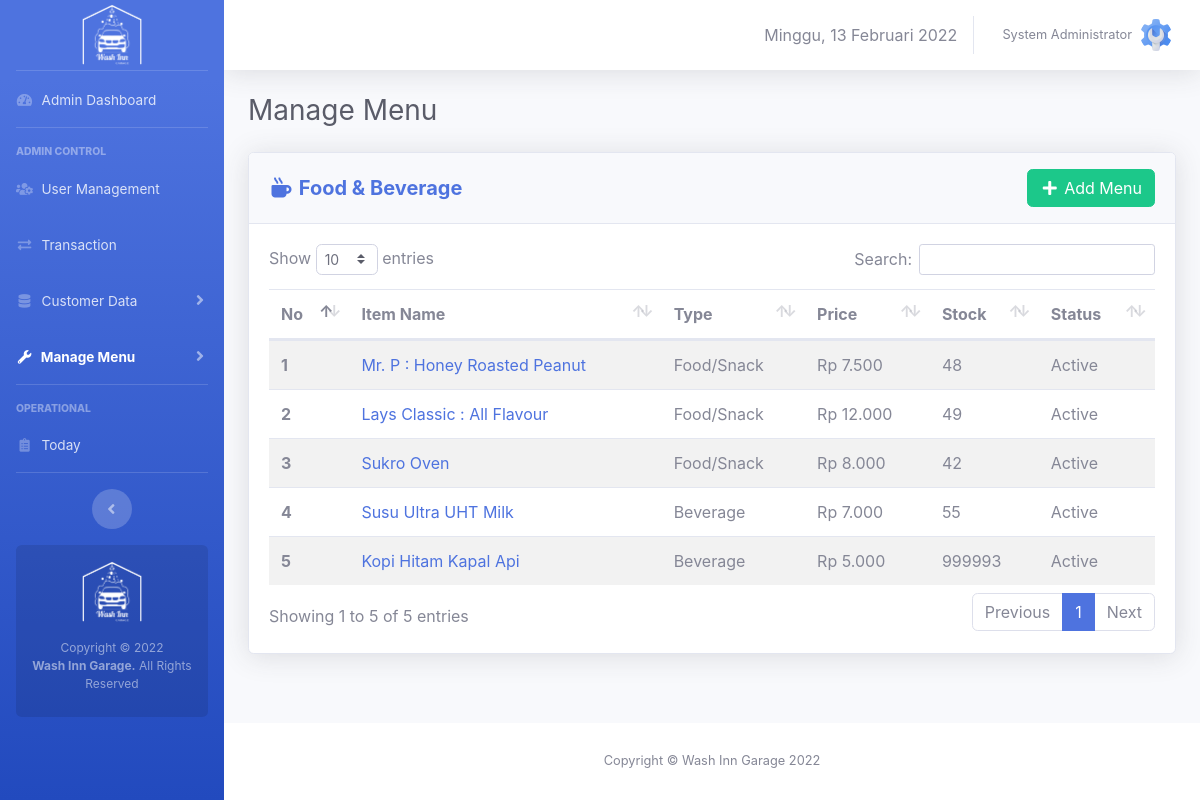
Page /admin/fnb-menu.php (signed in) on the committed database.
### tables this page shows
CREATE TABLE `users` (
  `id` int(11) NOT NULL,
  `fullname` varchar(50) NOT NULL,
  `email` varchar(50) NOT NULL,
  `phone` varchar(15) NOT NULL DEFAULT 'n/a',
  `username` varchar(50) NOT NULL,
  `role` enum('admin','operator') NOT NULL,
  `password` varchar(255) NOT NULL
);

CREATE TABLE `menus` (
  `id` int(10) NOT NULL,
  `type` enum('service','merchandise','food','beverage','promotion') NOT NULL,
  `category` enum('Car','Motorcycle') DEFAULT NULL,
  `name` varchar(50) NOT NULL,
  `price` int(20) NOT NULL,
  `image` varchar(100) DEFAULT 'no-thumbnail.jpg',
  `description` varchar(1000) DEFAULT NULL,
  `stock` int(10) DEFAULT NULL,
  `poin` int(11) NOT NULL,
  `status` enum('active','inactive','out of stock') NOT NULL
);

### core/init.php (called while the page is built, shortened)
<?php
if (!empty($_SERVER['HTTPS']) && ('on' == $_SERVER['HTTPS'])) {
  $home = 'https://';
} else {
  $home = 'http://';
}
$home   .= $_SERVER['HTTP_HOST'] . '/washinngarage';
$assets  = $home . '/assets';

### admin/admin-only.php (called while the page is built)
<?php
require_once '../core/init.php';
if (isset($_SESSION['wig_user'])) {
    $username = $_SESSION['wig_user'];
    if (checkRole($username) != 'admin') {
        header("Location: " . $home . "/operator/");
    }
} else {
    header("Location: " . $home . "/login.php");
}
$current_user = $_SESSION['wig_user']
?>

### core/user.php (called while the page is built, shortened)
<?php
function checkRole($username)
{
	global $link;
	$username = mysqli_real_escape_string($link, $username);
	$query = "SELECT role FROM users WHERE username = '$username'";
	$result = mysqli_query($link, $query);
	$data 	= mysqli_fetch_assoc($result);
	return $data['role'];
}
function getUserByUsername($username)
{
	global $link;
	$username = mysqli_real_escape_string($link, $username);
	$query = "SELECT * FROM users WHERE username = '$username'";
	$result = mysqli_query($link, $query);
	$data = mysqli_fetch_assoc($result);
	return $data;
}

### admin/fnb-menu.php (the view, shortened to what this page needs)
<?php
require_once 'admin-only.php';
$i = 1;
$query_getFnB = "SELECT * FROM menus WHERE type = 'food' OR type = 'beverage'";
$execute_getFnB = mysqli_query($link, $query_getFnB);
?>
<!DOCTYPE html>
<html>
<head>
  <link rel="stylesheet" type="text/css" href="<?= $assets ?>/css/sb-admin-2.min.css">
  <link href="<?= $assets ?>/vendor/fontawesome-free/css/all.min.css" rel="stylesheet" type="text/css">
  <link href="<?= $assets ?>/vendor/datatables/dataTables.bootstrap4.min.css" rel="stylesheet">
</head>
<body class="page-top">
  <div id="wrapper">
    <?php require_once 'view-template/sidebar.php'; ?>
    <div id="content-wrapper" class="d-flex flex-column">
      <div id="content">
        <?php require_once 'view-template/topbar.php'; ?>
        <div class="container-fluid">
          <div class="d-sm-flex align-items-center justify-content-between mb-4">
            <h1 class="h3 mb-0 text-gray-800">Manage Menu </h1>
          </div>
          <div class="row">
            <div class="col-xl-12 col-lg-12" id="panelUtama">
              <div class="card shadow mb-4">
                <div class="card-header py-3 d-flex flex-row align-items-center justify-content-between">
                  <h5 class="m-0 font-weight-bold text-primary"><i class="fas fa-mug-hot fa-fw"></i> Food & Beverage</h5>
                  <a data-toggle="modal" data-target="#addMenuModal" class="btn btn-success"><i class="fas fa-plus fa-fw"></i> Add Menu</a>
                </div>
                <div class="card-body">
                  <table class="table table-striped" id="services">
                    <thead>
                      <tr>
                        <th scope="col">No</th>
                        <th scope="col">Item Name</th>
                        <th scope="col">Type</th>
                        <th scope="col">Price</th>
                        <th scope="col">Stock</th>
                        <th scope="col">Status</th>
                      </tr>
                    </thead>
                    <tbody>
                      <?php while ($fnb = mysqli_fetch_assoc($execute_getFnB)) {
                        $status = ($fnb['status'] == 'active') ? 'Active' : 'Inactive';
                        if ($fnb['type'] == 'food') {
                          $type = 'Food/Snack';
                        } elseif ($fnb['type'] == 'beverage') {
                          $type = 'Beverage';
                        }
                        $price = 'Rp ' . number_format($fnb['price'], 0, ',', '.')
                      ?>
                        <tr onclick="openDetail('<?= $fnb['image'] . '\',\'' . $fnb['name'] . '\',\'' . $type . '\',\'' . $fnb['stock'] . '\',\'' . $price . '\',\'' . $status . '\',\'' . $fnb['description'] . '\',\'' . $fnb['id'] . '\',\'' . $fnb['price'] . '\',\'' . $fnb['poin'] ?>')">
                          <th scope="row"><?= $i ?></th>
                          <td><a href="#" class="text-decoration-none"><?= $fnb['name'] ?></a></td>
                          <td><?= $type ?></td>
                          <td><?= $price ?></td>
                          <td><?= $fnb['stock'] ?></td>
                          <td><?= $status ?></td>
                        </tr>
                      <?php $i++;
                      } ?>
                    </tbody>
                  </table>
                </div>
              </div>
            </div>
          </div>
        </div>
      </div>
      <?php require_once "view-template/footer.php" ?>
    </div>
  </div>
</body>
</html>

### admin/view-template/topbar.php (shortened to what this page needs)
<?php
$userdetail = getUserByUsername($current_user);
?>
<nav class="navbar navbar-expand navbar-light bg-white topbar mb-4 static-top shadow">
    <ul class="navbar-nav ml-auto">
        <li class="nav-item d-none d-lg-inline my-auto">
            <span id="tgl"></span>
        </li>
        <li class="nav-item dropdown no-arrow">
            <a class="nav-link dropdown-toggle" href="#" id="userDropdown" role="button" data-toggle="dropdown" aria-haspopup="true" aria-expanded="false">
                <span class="mr-2 d-none d-lg-inline text-gray-600 small"><?= $userdetail['fullname'] ?></span>
                <img class="img-profile rounded-circle" src="<?= $assets ?>/img/admin2.png">
            </a>
        </li>
    </ul>
</nav>

### rows in the picture
users: fullname "System Administrator"
menus: name "Mr. P : Honey Roasted Peanut", type "Food/Snack", price "Rp 7.500", stock "48", status "Active"
menus: name "Lays Classic : All Flavour", type "Food/Snack", price "Rp 12.000", stock "49", status "Active"
menus: name "Sukro Oven", type "Food/Snack", price "Rp 8.000", stock "42", status "Active"
menus: name "Susu Ultra UHT Milk", type "Beverage", price "Rp 7.000", stock "55", status "Active"
menus: name "Kopi Hitam Kapal Api", type "Beverage", price "Rp 5.000", stock "999993", status "Active"
